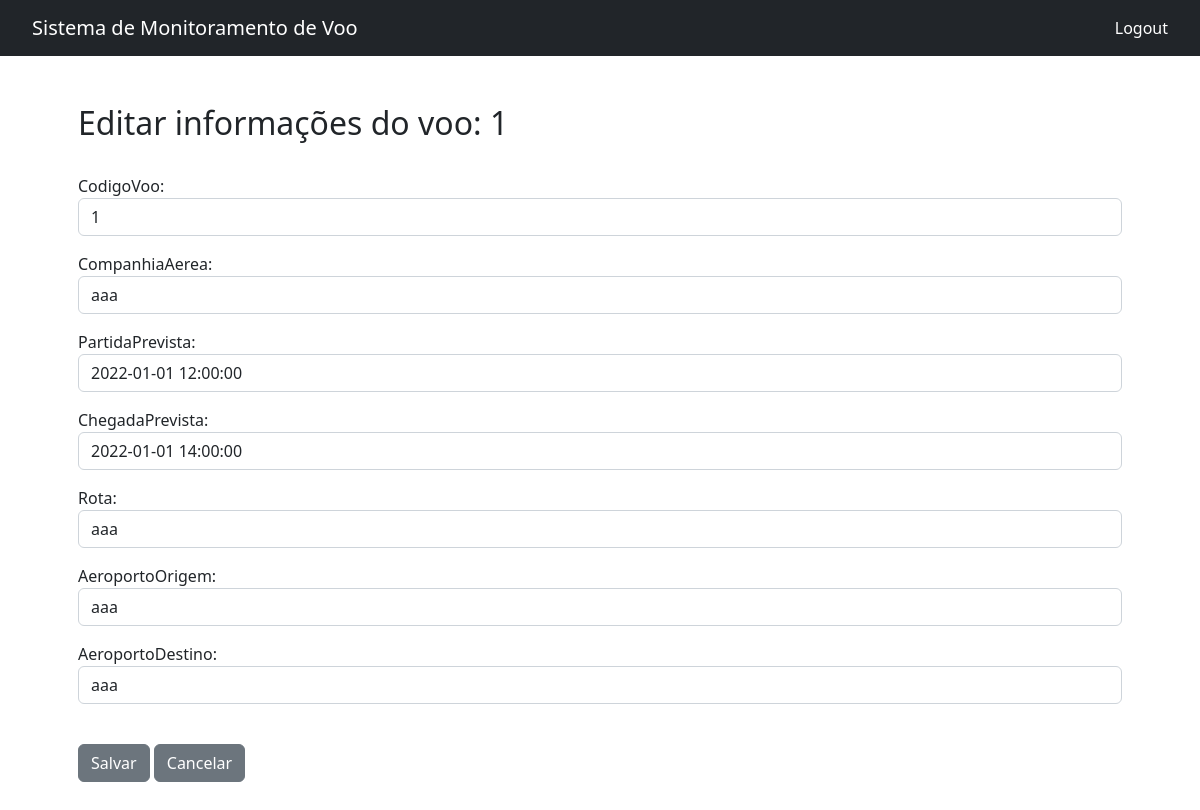
Page /crud/editar_voo/1 on the earlier database version.
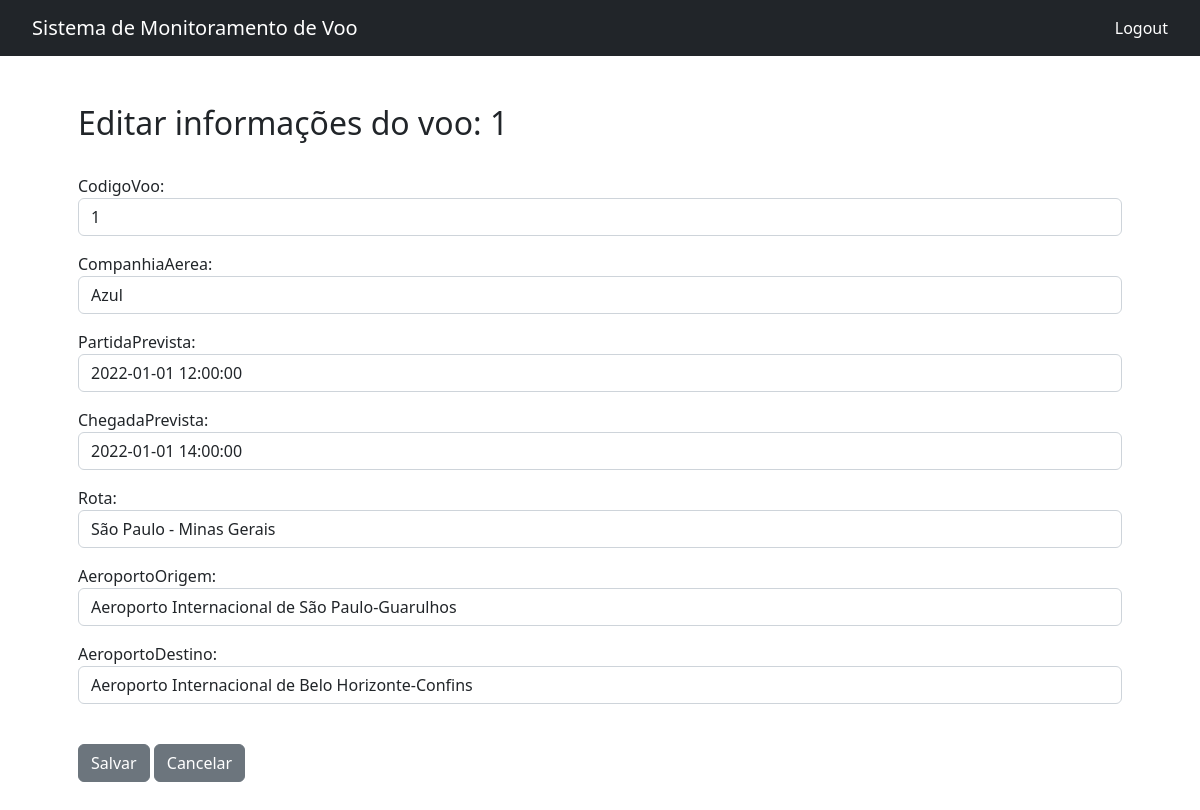
Same page on the later database version.
### aeroporto/models.py (models this page shows, shortened)
class Voo(models.Model):
    codigoVoo = models.IntegerField(primary_key=True, null=False, unique=True)
    companhiaAerea = models.CharField(max_length=100, null=False)
    partidaPrevista = models.DateTimeField(null=False)
    partidaReal = models.DateTimeField(null=True)
    chegadaPrevista = models.DateTimeField(null=False)
    chegadaReal = models.DateTimeField(null=True)
    status = models.CharField(max_length=100, null=False, default='Aguardo')
    rota = models.CharField(max_length=100, null=True)
    aeroportoOrigem = models.CharField(max_length=100, null=False)
    aeroportoDestino = models.CharField(max_length=100, null=False)
    condicao = models.CharField(max_length=100, null=False)
    class Meta:
        db_table = 'voos'

### aeroporto/views.py (the view)
# urls.py: path('crud/editar_voo/<int:pk>', views.EditVooView.as_view(), name='editar_voo'),
class EditVooView(UpdateView):
    model = Voo
    form_class = VooEditForm
    template_name = 'crud/editar_voo.html'

### aeroporto/forms.py
class VooEditForm(forms.ModelForm):
    class Meta:
        model = Voo
        fields = ('codigoVoo', 'companhiaAerea', 'partidaPrevista', 'chegadaPrevista', 'rota', 'aeroportoOrigem', 'aeroportoDestino')
        widgets = {
            'codigoVoo': forms.NumberInput(attrs={'class': 'form-control', 'placeholder': 'Insira o Código do Voo'}),
            'companhiaAerea': forms.TextInput(attrs={'class': 'form-control', 'placeholder': 'Insira a Companhia Aérea'}),
            'partidaPrevista': forms.DateTimeInput(attrs={'class': 'form-control', 'placeholder': 'Ano-Mês-Dia Hora:Minuto:Segundo'}),
            'chegadaPrevista': forms.DateTimeInput(attrs={'class': 'form-control', 'placeholder': 'Ano-Mês-Dia Hora:Minuto:Segundo'}),
            'rota': forms.TextInput(attrs={'class': 'form-control', 'placeholder': 'Insira a Rota do voo'}),
            'aeroportoOrigem': forms.TextInput(attrs={'class': 'form-control', 'placeholder': 'Insira o Aeroporto de Origem'}),
            'aeroportoDestino' : forms.TextInput(attrs={'class': 'form-control', 'placeholder': 'Insira o Aeroporto de Destino'}),
        }

### template/crud/editar_voo.html (shortened to what this page needs)
{% load static %}
<!DOCTYPE html>
<html>
<head>
    <link rel="stylesheet" href="{% static 'css/bootstrap/bootstrap.min.css' %}">
    <link rel="stylesheet" href="{% static 'css/navbar.css' %}">
</head>
<body>
    <div class="nav-container">
        <nav class="navbar navbar-expand navbar-dark bg-dark">
            <a class="navbar-brand">Sistema de Monitoramento de Voo</a>
            <div class="collapse navbar-collapse" id="navbarText">
                <span class="navbar-text">
                        <a class="nav-link" href="{% url 'voos'%}">Logout</a>
                </span>
            </div>
        </nav>
    </div>
    <div class="container-xl p-5">
        <h2>
            Editar informações do voo: {{ voo.codigoVoo }}
        </h2>
        <br>
        <table>
            <div class="form-group">
                <form method="POST">
                    {% csrf_token %} {{ form.as_p}}
                    <br>
                    <button class="btn btn-secondary">Salvar</button>
                    <a class="btn btn-secondary" href="{% url 'crud' %}">Cancelar</a>
                </form>
            </div>
        </table>
    </div>
</body>
</html>

Differences in the rows shown:
changed Voo id 1: companhiaAerea "aaa" → "Azul"; rota "aaa" → "São Paulo - Minas Gerais"; aeroportoOrigem "aaa" → "Aeroporto Internacional de São Paulo-Guarulhos"; aeroportoDestino "aaa" → "Aeroporto Internacional de Belo Horizonte-Confins"
